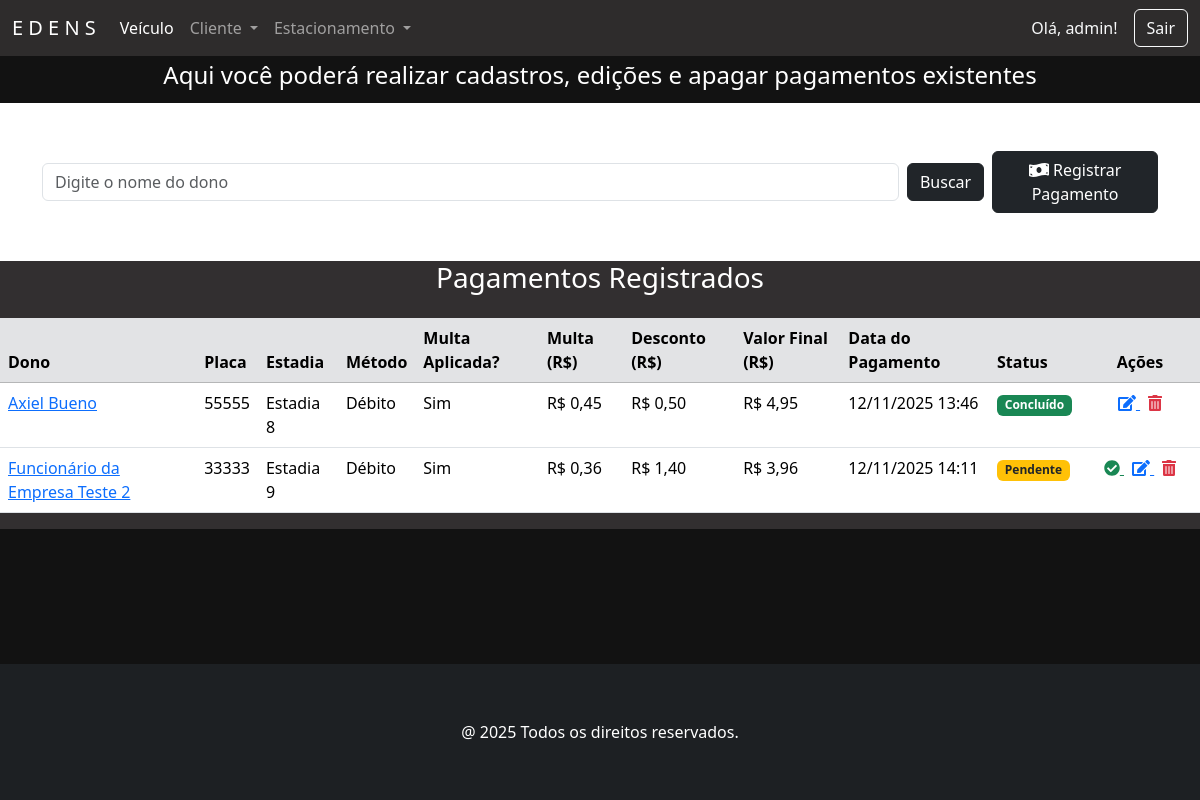
The app's page /pagamentos/ (signed in), older data.
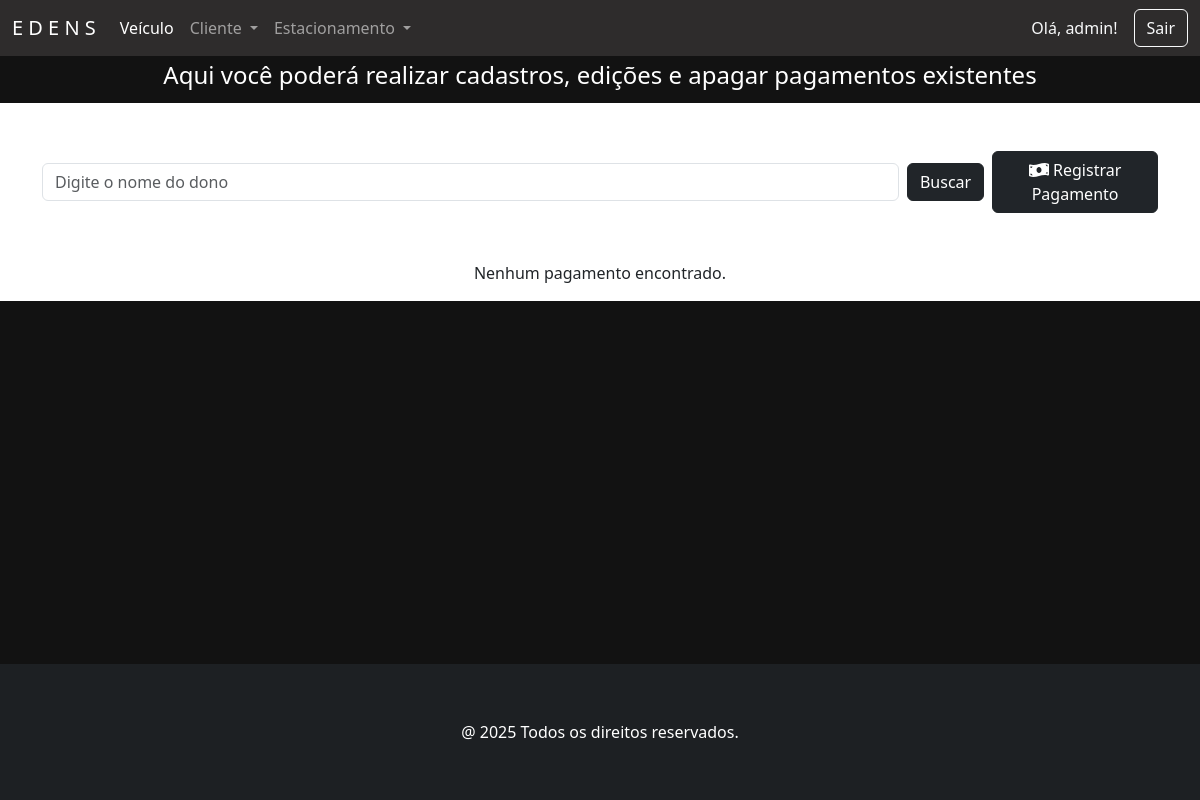
The same page, newer data.
### pagamento/models.py (models this page shows, shortened)
class Pagamento(models.Model):
    METODO_CHOICES = [
        ('D', 'Débito'),
        ('C', 'Crédito'),
        ('P', 'Pix'),
    ]
    STATUS_CHOICES = [
        ('P', 'Pendente'),
        ('C', 'Concluído'),
    ]
    idPagamento = models.AutoField(primary_key=True, verbose_name='ID Pagamento')
    multa = models.DecimalField('Multa (%)', max_digits=4, decimal_places=2, default=Decimal('10.00'))
    metodo = models.CharField(
        'Método de Pagamento',
        max_length=1,
        choices=METODO_CHOICES,
        help_text='Selecione o método de pagamento (Débito, Crédito ou Pix)'
    )
    estadia = models.OneToOneField(
        Estadia,
        on_delete=models.CASCADE,
        related_name='pagamento',
        verbose_name='Estadia',
        help_text='Estadia associada ao pagamento'
    )
    dono = models.ForeignKey(
        Cliente,
        on_delete=models.CASCADE,
        related_name='pagamentos',
        verbose_name='Dono',
        help_text='Cliente responsável pelo pagamento'
    )
    placa = models.CharField('Placa', max_length=10, help_text='Placa do veículo')
    valorFinal = models.DecimalField('Valor Final', max_digits=8, decimal_places=2, default=Decimal('0.00'))
    data_pagamento = models.DateTimeField('Data do Pagamento', auto_now_add=True)
    multa_aplicada = models.BooleanField('Aplicar Multa?', default=False)
    valor_multa = models.DecimalField('Valor da Multa (R$)', max_digits=8, decimal_places=2, default=Decimal('0.00'))
    valor_desconto = models.DecimalField('Desconto (R$)', max_digits=8, decimal_places=2, default=Decimal('0.00'))
    status = models.CharField('Status do pagamento', max_length=1, choices=STATUS_CHOICES, default='P')
    class Meta:
        verbose_name = 'Pagamento'
        verbose_name_plural = 'Pagamentos'

### pessoa/models.py (models this page shows, shortened)
class Pessoa(models.Model):
    nome = models.CharField('Nome', max_length=50, help_text='Nome completo')
    cpf = models.CharField('CPF', max_length=11, help_text='CPF completo', unique=True)
    fone = models.CharField('Fone', max_length=11, help_text='Número de telefone', unique=True)
    email = models.EmailField('Email', max_length=100, unique=True, null=True, blank=True)
    class Meta:
        abstract = True

class Cliente(Pessoa):
    endereco = models.CharField('Endereço', max_length=100, help_text='Endereço Completo')
    empresa = models.ManyToManyField(Juridico, blank=True, related_name='clientes')
    class Meta:
        verbose_name = 'Cliente'
        verbose_name_plural = 'Clientes'

### estadia/models.py (models this page shows, shortened)
class Estadia(models.Model):
    STATUS_CHOICES = [
        ('Em andamento', 'Em andamento'),
        ('Finalizada', 'Finalizada'),
    ]
    idEstadia = models.AutoField(primary_key=True, verbose_name='ID Estadia')
    entrada = models.DateTimeField('Entrada', default=timezone.now, help_text='Data e hora de entrada', blank=True, null=True)
    saida = models.DateTimeField('Saída', blank=True, null=True, help_text='Data e hora de saída')
    status = models.CharField('Status', max_length=20, choices=STATUS_CHOICES, default='Em andamento')
    vaga = models.ForeignKey(
        'vaga.Vaga',
        on_delete=models.CASCADE,
        related_name='estadias',
        verbose_name='Vaga',
        help_text='Vaga que será ocupada',
        blank=True,
        null=True,
    )
    veiculo = models.ForeignKey(
        'veiculo.Veiculo',
        on_delete=models.PROTECT,
        related_name='estadias',
        verbose_name='Veículo',
        help_text='Veículo que será estacionado',
        blank=True,
        null=True,
    )
    class Meta:
        verbose_name = 'Estadia'
        verbose_name_plural = 'Estadias'
        constraints = [
            models.UniqueConstraint(
                fields=['vaga'],
                condition=models.Q(saida__isnull=True),
                name='unique_vaga_ativa'
            ),
            models.UniqueConstraint(
                fields=['veiculo'],
                condition=models.Q(saida__isnull=True),
                name='unique_veiculo_ativo'
            ),
        ]

### pagamento/views.py (the view)
# urls.py: path('pagamentos/', PagamentoView.as_view(), name='pagamentos'),
class PagamentoView(PermissionRequiredMixin, ListView):
    model = Pagamento
    template_name = 'pagamento.html'
    permission_required = 'pagamento.view_pagamento'
    permission_denied_message = 'Você não tem permissão para visualizar pagamentos.'
    def get_queryset(self):
        buscar = self.request.GET.get('buscar')
        qs = super(PagamentoView, self).get_queryset().select_related('dono', 'estadia')
        if buscar:
            qs = qs.filter(dono__nome__icontains=buscar)
        if qs.exists():
            paginator = Paginator(qs, 10)
            listagem = paginator.get_page(self.request.GET.get('page'))
            return listagem
        else:
            messages.info(self.request, 'Não existem pagamentos cadastrados.')
            return qs.none()

### pagamento/templates/pagamento.html (shortened to what the changed rows need)
{% extends 'principal.html' %}
{% load django_bootstrap5 %}
{% load static %}
{% block content %}
<div class="container-flex text-center text-white" style="background-color: #121212; padding: 5px">
    <h4>Aqui você poderá realizar cadastros, edições e apagar pagamentos existentes</h4>
</div>
<section class="section">
    <div class="container mb-5 mt-5">
    </div>
</section>
{% if object_list %}
<div class="card-body" style="background-color: #322f30">
    <h3 class="text-center text-white mb-4">Pagamentos Registrados</h3>
    <div class="table-responsive">
        <table class="table table-hover">
            <thead class="table-secondary">
            <tr>
                <th>Dono</th>
                <th>Placa</th>
                <th>Estadia</th>
                <th>Método</th>
                <th>Multa Aplicada?</th>
                <th>Multa (R$)</th>
                <th>Desconto (R$)</th>
                <th>Valor Final (R$)</th>
                <th>Data do Pagamento</th>
                <th>Status</th>
                <th style="width: 120px; text-align: center">Ações</th>
            </tr>
            </thead>
            <tbody>
            {% for pagamento in object_list %}
            <tr>
                <td>
                    <a href="#" data-bs-toggle="modal" data-bs-target="#modal{{ pagamento.idPagamento }}">
                        {{ pagamento.dono.nome }}
                    </a>
                </td>
                <td>{{ pagamento.placa }}</td>
                <td>
                    {% if pagamento.estadia %}
                    Estadia {{ pagamento.estadia.idEstadia }}
                    {% else %}
                    -
                    {% endif %}
                </td>
                <td>
                    {% if pagamento.metodo == 'D' %}
                    Débito
                    {% elif pagamento.metodo == 'C' %}
                    Crédito
                    {% else %}
                    Pix
                    {% endif %}
                </td>
                <td>
                    {% if pagamento.multa_aplicada %}
                    Sim
                    {% else %}
                    Não
                    {% endif %}
                </td>
                <td>
                    {% if pagamento.valor_multa > 0 %}
                    R$ {{ pagamento.valor_multa }}
                    {% else %}
                    -
                    {% endif %}
                </td>
                <td>
                    {% if pagamento.valor_desconto > 0 %}
                    R$ {{ pagamento.valor_desconto }}
                    {% else %}
                    -
                    {% endif %}
                </td>
                <td>R$ {{ pagamento.valorFinal }}</td>
                <td>{{ pagamento.data_pagamento|date:"d/m/Y H:i" }}</td>
                <td>
                    {% if pagamento.status == 'P' %}
                    <span class="badge bg-warning text-dark">Pendente</span>
                    {% else %}
                    <span class="badge bg-success">Concluído</span>
                    {% endif %}
                </td>
                <td class="text-center">
                    {% if pagamento.status == 'P' %}
                    <a href="{% url 'pagamento_concluir' pagamento.pk %}" class="me-2 text-success"
                       title="Marcar como concluído">
                        <i class="fas fa-check-circle"></i>
                    </a>
                    {% endif %}
                    <a href="{% url 'pagamento_editar' pagamento.pk %}" class="me-2" title="Editar">
                        <i class="fas fa-edit"></i>
                    </a>
                    <a href="{% url 'pagamento_apagar' pagamento.pk %}" title="Apagar" class="text-danger">
                        <i class="fas fa-trash-alt"></i>
                    </a>
                </td>
            </tr>
            {% endfor %}
            </tbody>
        </table>
    </div>
</div>
{% else %}
<p class="text-center mt-4">Nenhum pagamento encontrado.</p>
{% endif %}
{% endblock %}

Row changes from the older to the newer data that the page shows:
removed Pagamento: dono.nome "Axiel Bueno", placa "55555", estadia.idEstadia "8", metodo "Débito", multa_aplicada "Sim", valor_multa "0,45", valor_desconto "0,50", valorFinal "4,95", data_pagamento "12/11/2025 13:46", status "Concluído"
removed Pagamento: dono.nome "Funcionário da Empresa Teste 2", placa "33333", estadia.idEstadia "9", metodo "Débito", multa_aplicada "Sim", valor_multa "0,36", valor_desconto "1,40", valorFinal "3,96", data_pagamento "12/11/2025 14:11", status "Pendente"
Text that changed along with them:
text no longer shown: "Pagamentos Registrados Dono Placa Estadia Método Multa Aplicada? Multa (R$) Desconto (R$) Valor Final (R$) Data do Pagamento Status Ações"
text now shown: "Nenhum pagamento encontrado."
